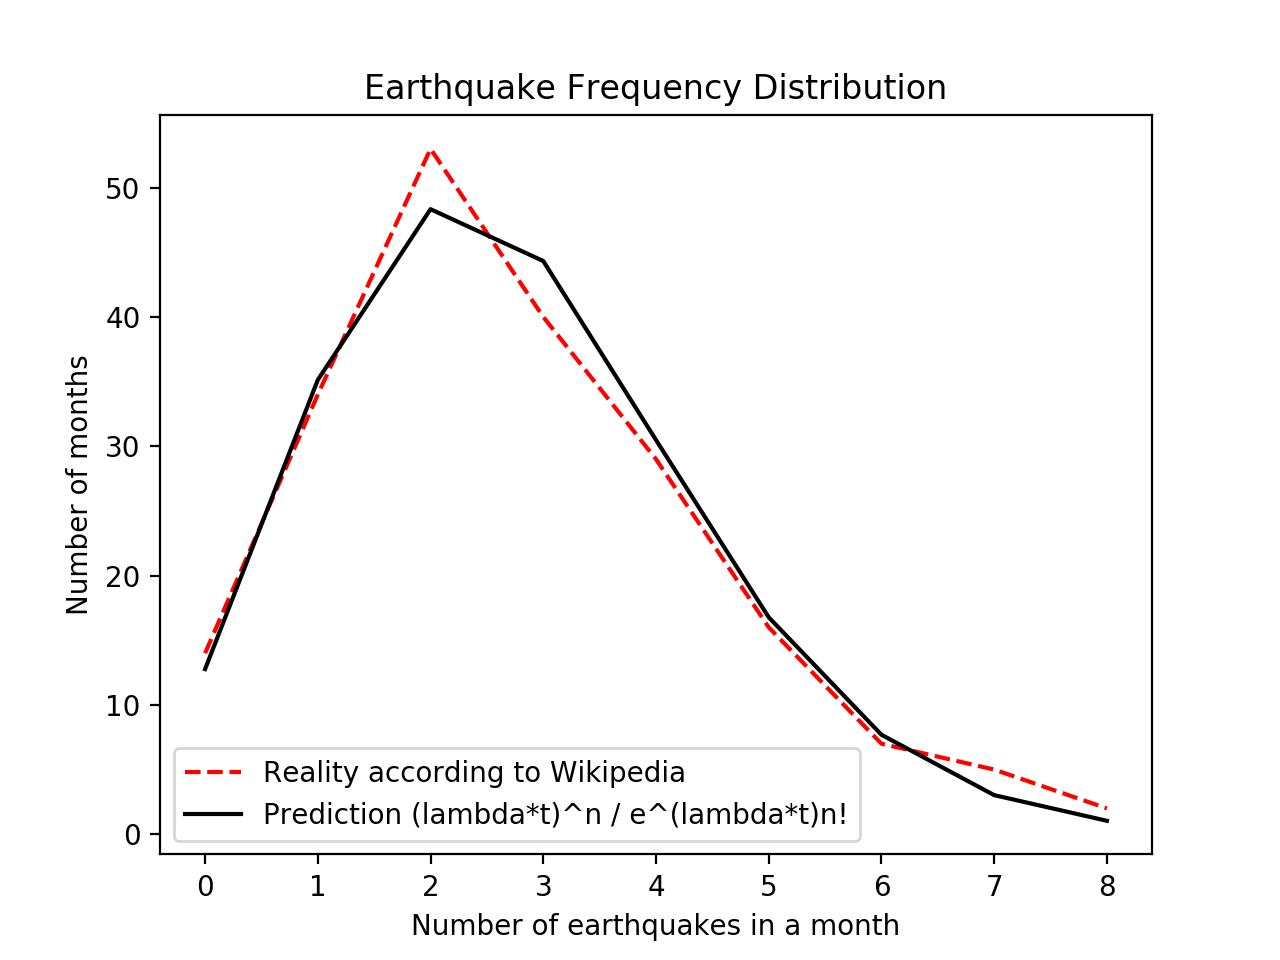

The script that saved this image:
# https://en.wikipedia.org/wiki/List_of_21st-century_earthquakes
# pbpaste | grep -A 1 "|-" | grep "| [A-Za-z]" | sed s/"| "// | tee -a earthquakes.txt
# ipython --pylab osx earthquakes.txt

from dateutil import parser
from math import exp, factorial

home = parser.parse("January 1, 2000")

f = open("earthquakes.txt")
eq = []
while True:
    x = f.readline().rstrip()
    if not x:
        break
    eq.append((parser.parse(x) - home).total_seconds())
f.close()

l = len(eq)/(max(eq) - min(eq))
t = 60*60*24*30 # a monthworth of seconds
n = 1

bins = []
i = min(eq) + t
while i < max(eq):
    bins.append(len([ee for ee in eq if ee < i and ee >= i - t]))
    i += t

def PE(n):
    return len([b for b in bins if b == n])*1.0 / len(bins)


def PT(n):
    return (l*t)**n / exp(l*t) / factorial(n)



bce = bincount(bins)
bs  = xrange(len(bce))
bct = [PT(i)*len(bins) for i in bs]

emp, = plt.plot(bs, bce, 'r--')
tho, = plt.plot(bs, bct, 'k')

plt.legend(
    [emp, tho],
    [
        "Reality according to Wikipedia",
        "Prediction (lambda*t)^n / e^(lambda*t)n!"
    ]
)

plt.xlabel('Number of earthquakes in a month')
plt.ylabel('Number of months')
plt.title('Earthquake Frequency Distribution')

plt.savefig('earthquakes.png', dpi=200)

def calculate_e(n):
    return (PE(n)*factorial(n) / (l*t)**n) ** (-(l*t)**-1)

print calculate_e(1)
